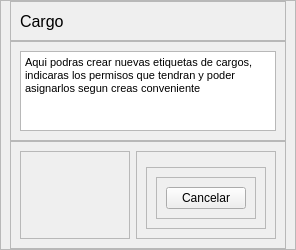
               <widget class="QWidget" name="pageXA">
                <layout class="QHBoxLayout" name="horizontalLayout_14">
                 <property name="spacing">
                  <number>0</number>
                 </property>
                 <property name="leftMargin">
                  <number>0</number>
                 </property>
                 <property name="topMargin">
                  <number>0</number>
                 </property>
                 <property name="rightMargin">
                  <number>0</number>
                 </property>
                 <property name="bottomMargin">
                  <number>0</number>
                 </property>
                 <item>
                  <widget class="QFrame" name="frame_22">
                   <property name="maximumSize">
                    <size>
                     <width>700</width>
                     <height>16777215</height>
                    </size>
                   </property>
                   <property name="frameShape">
                    <enum>QFrame::StyledPanel</enum>
                   </property>
                   <property name="frameShadow">
                    <enum>QFrame::Raised</enum>
                   </property>
                   <layout class="QVBoxLayout" name="verticalLayout_16">
                    <property name="spacing">
                     <number>0</number>
                    </property>
                    <property name="topMargin">
                     <number>0</number>
                    </property>
                    <property name="rightMargin">
                     <number>9</number>
                    </property>
                    <property name="bottomMargin">
                     <number>0</number>
                    </property>
                    <item>
                     <widget class="QFrame" name="frame_23">
                      <property name="minimumSize">
                       <size>
                        <width>0</width>
                        <height>40</height>
                       </size>
                      </property>
                      <property name="maximumSize">
                       <size>
                        <width>16777215</width>
                        <height>40</height>
                       </size>
                      </property>
                      <property name="font">
                       <font>
                        <pointsize>12</pointsize>
                       </font>
                      </property>
                      <property name="frameShape">
                       <enum>QFrame::StyledPanel</enum>
                      </property>
                      <property name="frameShadow">
                       <enum>QFrame::Raised</enum>
                      </property>
                      <layout class="QHBoxLayout" name="horizontalLayout_15">
                       <item>
                        <widget class="QLabel" name="label_9">
                         <property name="text">
                          <string>Cargo</string>
                         </property>
                        </widget>
                       </item>
                      </layout>
                     </widget>
                    </item>
                    <item>
                     <widget class="QFrame" name="frame_24">
                      <property name="minimumSize">
                       <size>
                        <width>0</width>
                        <height>100</height>
                       </size>
                      </property>
                      <property name="maximumSize">
                       <size>
                        <width>16777215</width>
                        <height>100</height>
                       </size>
                      </property>
                      <property name="frameShape">
                       <enum>QFrame::StyledPanel</enum>
                      </property>
                      <property name="frameShadow">
                       <enum>QFrame::Raised</enum>
                      </property>
                      <layout class="QVBoxLayout" name="verticalLayout_21">
                       <item>
                        <widget class="QTextBrowser" name="textBrowser">
                         <property name="html">
                          <string>&lt;!DOCTYPE HTML PUBLIC &quot;-//W3C//DTD HTML 4.0//EN&quot; &quot;http://www.w3.org/TR/REC-html40/strict.dtd&quot;&gt;
&lt;html&gt;&lt;head&gt;&lt;meta name=&quot;qrichtext&quot; content=&quot;1&quot; /&gt;&lt;style type=&quot;text/css&quot;&gt;
p, li { white-space: pre-wrap; }
&lt;/style&gt;&lt;/head&gt;&lt;body style=&quot; font-family:'MS Shell Dlg 2'; font-size:8.25pt; font-weight:400; font-style:normal;&quot;&gt;
&lt;p style=&quot; margin-top:0px; margin-bottom:0px; margin-left:0px; margin-right:0px; -qt-block-indent:0; text-indent:0px;&quot;&gt;Aqui podras crear nuevas etiquetas de cargos, indicaras los permisos que tendran y poder asignarlos segun creas conveniente&lt;/p&gt;&lt;/body&gt;&lt;/html&gt;</string>
                         </property>
                        </widget>
                       </item>
                      </layout>
                     </widget>
                    </item>
                    <item>
                     <widget class="QFrame" name="frame_25">
                      <property name="frameShape">
                       <enum>QFrame::StyledPanel</enum>
                      </property>
                      <property name="frameShadow">
                       <enum>QFrame::Raised</enum>
                      </property>
                      <layout class="QHBoxLayout" name="horizontalLayout_25">
                       <item>
                        <widget class="QFrame" name="frame_34">
                         <property name="frameShape">
                          <enum>QFrame::StyledPanel</enum>
                         </property>
                         <property name="frameShadow">
                          <enum>QFrame::Raised</enum>
                         </property>
                        </widget>
                       </item>
                       <item>
                        <widget class="QFrame" name="frame_35">
                         <property name="frameShape">
                          <enum>QFrame::StyledPanel</enum>
                         </property>
                         <property name="frameShadow">
                          <enum>QFrame::Raised</enum>
                         </property>
                         <layout class="QVBoxLayout" name="verticalLayout_22">
                          <item>
                           <widget class="QFrame" name="frame_36">
                            <property name="frameShape">
                             <enum>QFrame::StyledPanel</enum>
                            </property>
                            <property name="frameShadow">
                             <enum>QFrame::Raised</enum>
                            </property>
                           </widget>
                          </item>
                          <item>
                           <widget class="QFrame" name="frame_37">
                            <property name="frameShape">
                             <enum>QFrame::StyledPanel</enum>
                            </property>
                            <property name="frameShadow">
                             <enum>QFrame::Raised</enum>
                            </property>
                            <layout class="QHBoxLayout" name="horizontalLayout_26">
                             <item>
                              <widget class="QFrame" name="frame_38">
                               <property name="maximumSize">
                                <size>
                                 <width>150</width>
                                 <height>16777215</height>
                                </size>
                               </property>
                               <property name="frameShape">
                                <enum>QFrame::StyledPanel</enum>
                               </property>
                               <property name="frameShadow">
                                <enum>QFrame::Raised</enum>
                               </property>
                               <layout class="QVBoxLayout" name="verticalLayout_23">
                                <item>
                                 <widget class="QPushButton" name="btnCancelarCargo">
                                  <property name="text">
                                   <string>Cancelar</string>
                                  </property>
                                 </widget>
                                </item>
                               </layout>
                              </widget>
                             </item>
                            </layout>
                           </widget>
                          </item>
                         </layout>
                        </widget>
                       </item>
                      </layout>
                     </widget>
                    </item>
                   </layout>
                  </widget>
                 </item>
                </layout>
               </widget>
